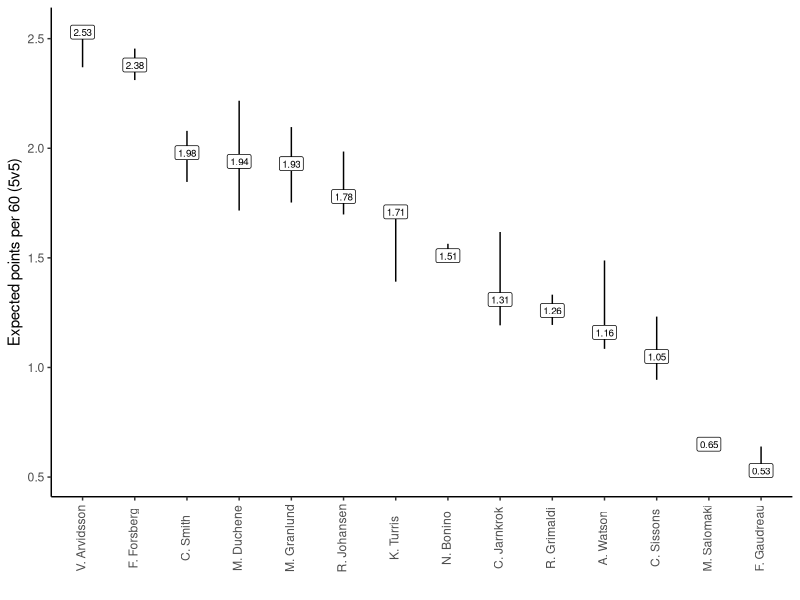
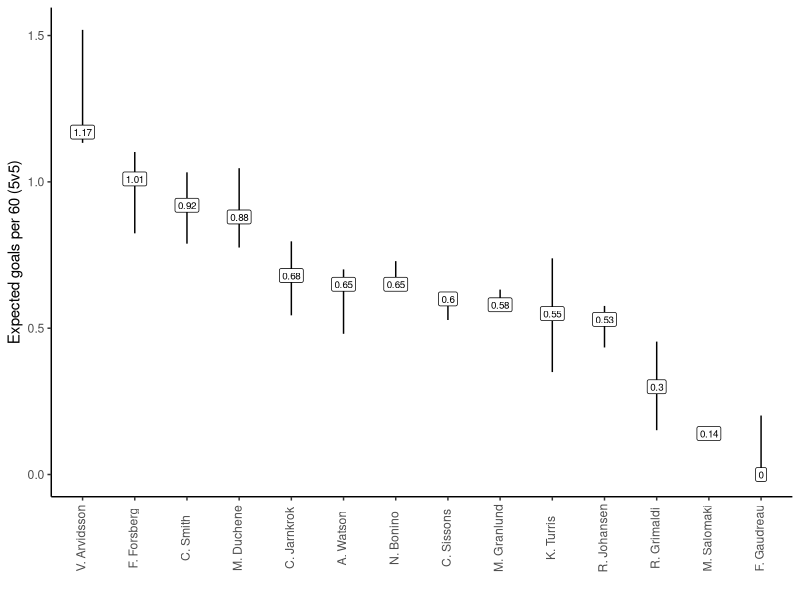
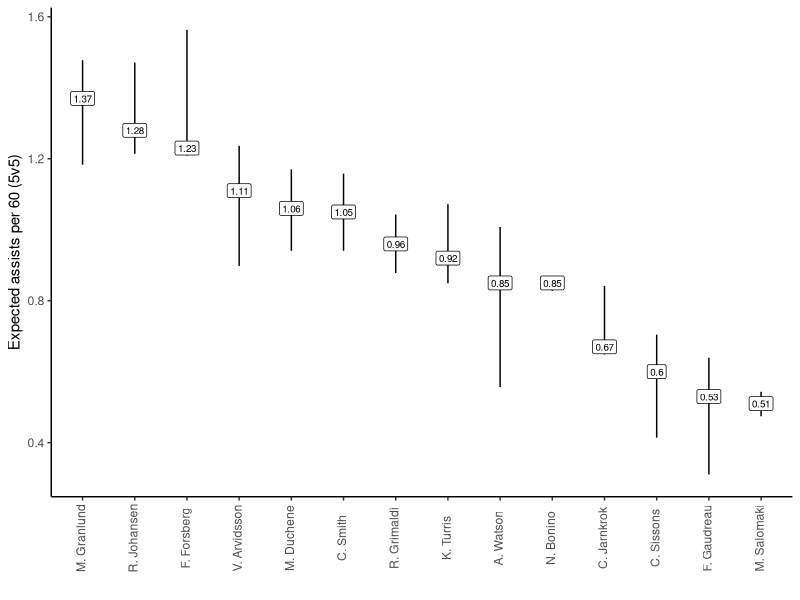
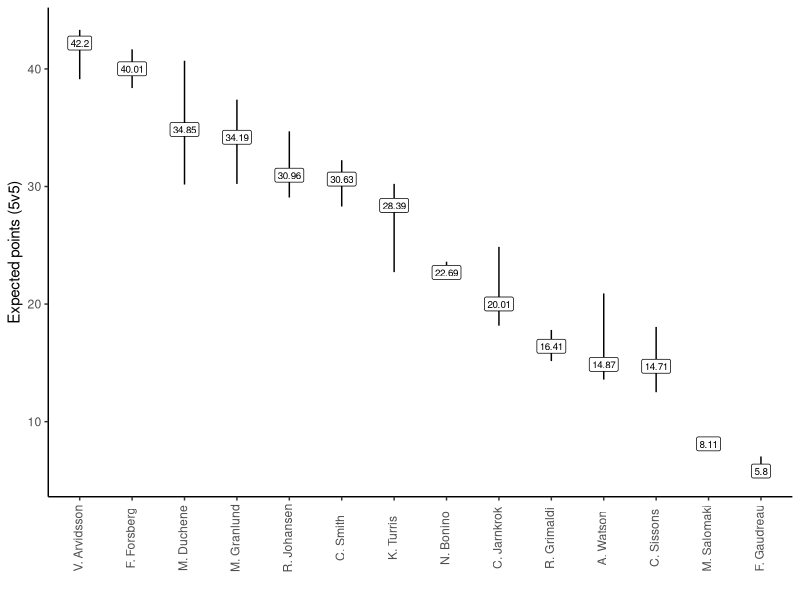
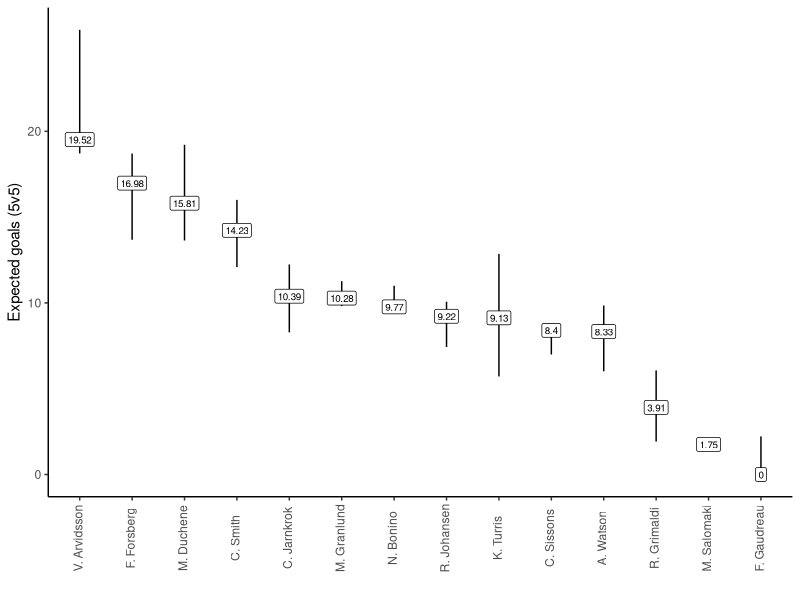
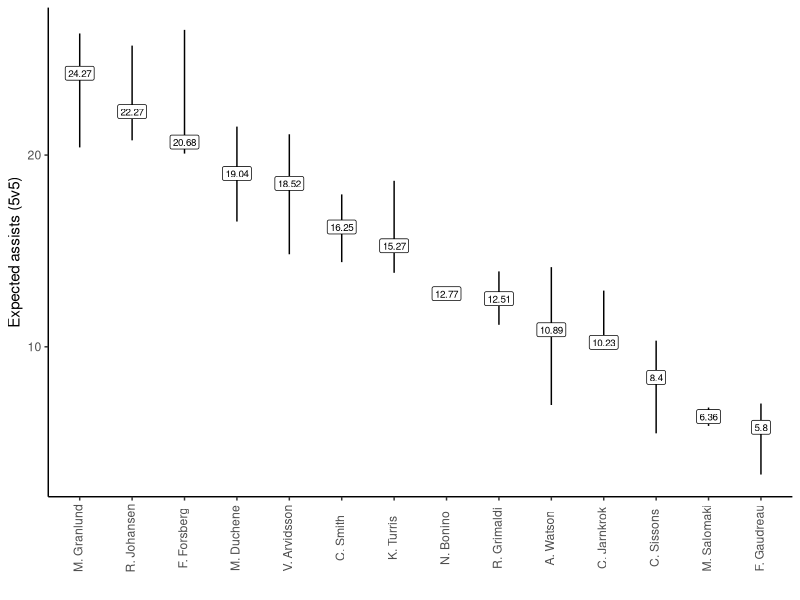

These figures' R source, in order:
## ---- chunk 1
library(readr)
library(tidyverse)
scoring <- read_csv("scoring - Sheet1.csv")
head(scoring)

scoring <- scoring %>% 
  mutate(pts=round((pts_60/60)*toi)) %>% 
  select(player,pts,everything())
## ---- chunk 2
scoring <- scoring %>% 
  mutate(season=as.character(season))

df <- scoring %>% 
  group_by(player_disp,season) %>% 
  summarize(season_pts=sum(pts),
            season_pts_60=mean(pts_60),
            season_g=sum(g_60),
            season_g_60=mean(g_60),
            season_a=sum(a_60),
            season_a_60=mean(a_60),
            season_e_toi=(mean(toi)*82)) %>% 
  select(player_disp,season,season_e_toi,season_pts_60,season_pts,season_g_60,season_g,season_a_60,season_a) %>% 
  filter(season_pts_60<3,season_pts_60>0,season %in% c("1617","1718","1819"))
df
## ---- chunk 3
df2 <- df %>% 
  group_by(player_disp) %>% 
  summarize(med_season_pts_60=round(median(season_pts_60),digits=2),
            med_season_g_60=round(median(season_g_60),digits=2),
            med_season_a_60=round(median(season_a_60),digits=2),
            q25_pts_60=quantile(season_pts_60,.25),
            q75_pts_60=quantile(season_pts_60,.75),
            q25_g_60=quantile(season_g_60,.25),
            q75_g_60=quantile(season_g_60,.75),
            q25_a_60=quantile(season_a_60,.25),
            q75_a_60=quantile(season_a_60,.75))
df2

ggplot()+
  geom_pointrange(df2, mapping=aes(x=reorder(player_disp,-med_season_pts_60,sum), 
                           y=med_season_pts_60, 
                           ymin=q25_pts_60, 
                           ymax=q75_pts_60))+
  geom_label(aes(x=df2$player_disp,y=df2$med_season_pts_60),label=df2$med_season_pts_60,size=2.5)+
  xlab("")+
  ylab("Expected points per 60 (5v5)")+
  theme_classic()+theme(axis.text.x = element_text(angle=90,vjust=0.3))

ggplot()+
  geom_pointrange(df2, mapping=aes(x=reorder(player_disp,-med_season_g_60,sum), 
                           y=med_season_g_60, 
                           ymin=q25_g_60, 
                           ymax=q75_g_60))+
  geom_label(aes(x=df2$player_disp,y=df2$med_season_g_60),label=df2$med_season_g_60,size=2.5)+
  xlab("")+
  ylab("Expected goals per 60 (5v5)")+
  theme_classic()+theme(axis.text.x = element_text(angle=90,vjust=0.3))

ggplot()+
  geom_pointrange(df2, mapping=aes(x=reorder(player_disp,-med_season_a_60,sum), 
                           y=med_season_a_60, 
                           ymin=q25_a_60, 
                           ymax=q75_a_60))+
  geom_label(aes(x=df2$player_disp,y=df2$med_season_a_60),label=df2$med_season_a_60,size=2.5)+
  xlab("")+
  ylab("Expected assists per 60 (5v5)")+
  theme_classic()+theme(axis.text.x = element_text(angle=90,vjust=0.3))
## ---- chunk 4
df2 <- df %>% 
  group_by(player_disp) %>% 
  summarize(med_season_pts_60=1.25*(round(median(season_pts_60),digits=2)),
            med_season_g_60=1.25*(round(median(season_g_60),digits=2)),
            med_season_a_60=1.25*(round(median(season_a_60),digits=2)),
            q25_pts_60=1.25*(quantile(season_pts_60,.25)),
            q75_pts_60=1.25*(quantile(season_pts_60,.75)),
            q25_g_60=1.25*(quantile(season_g_60,.25)),
            q75_g_60=1.25*(quantile(season_g_60,.75)),
            q25_a_60=1.25*(quantile(season_a_60,.25)),
            q75_a_60=1.25*(quantile(season_a_60,.75)),
            med_season_toi=median(season_e_toi),
            q25_toi=quantile(season_e_toi,.25),
            q75_toi=quantile(season_e_toi,.75)) %>% 
  mutate(med_g_adj=(round(med_season_g_60*(med_season_toi/82),digits=2))) %>% 
  mutate(q25_g_adj=q25_g_60*(q25_toi/82)) %>% 
  mutate(q75_g_adj=q75_g_60*(q75_toi/82)) %>% 
  mutate(med_a_adj=(round(med_season_a_60*(med_season_toi/82),digits=2))) %>% 
  mutate(q25_a_adj=q25_a_60*(q25_toi/82)) %>% 
  mutate(q75_a_adj=q75_a_60*(q75_toi/82)) %>% 
  mutate(med_pts_adj=(round(med_season_pts_60*(med_season_toi/82),digits=2))) %>% 
  mutate(q25_pts_adj=q25_pts_60*(q25_toi/82)) %>% 
  mutate(q75_pts_adj=q75_pts_60*(q75_toi/82)) 
df2

ggplot()+
  geom_pointrange(df2, mapping=aes(x=reorder(player_disp,-med_pts_adj,sum), 
                           y=med_pts_adj, 
                           ymin=q25_pts_adj, 
                           ymax=q75_pts_adj))+
  geom_label(aes(x=df2$player_disp,y=df2$med_pts_adj),label=df2$med_pts_adj,size=2.5)+
  xlab("")+
  ylab("Expected points (5v5)")+
  theme_classic()+theme(axis.text.x = element_text(angle=90,vjust=0.3))

ggplot()+
  geom_pointrange(df2, mapping=aes(x=reorder(player_disp,-med_g_adj,sum), 
                           y=med_g_adj, 
                           ymin=q25_g_adj, 
                           ymax=q75_g_adj))+
  geom_label(aes(x=df2$player_disp,y=df2$med_g_adj),label=df2$med_g_adj,size=2.5)+
  xlab("")+
  ylab("Expected goals (5v5)")+
  theme_classic()+theme(axis.text.x = element_text(angle=90,vjust=0.3))

ggplot()+
  geom_pointrange(df2, mapping=aes(x=reorder(player_disp,-med_a_adj,sum), 
                           y=med_a_adj, 
                           ymin=q25_a_adj, 
                           ymax=q75_a_adj))+
  geom_label(aes(x=df2$player_disp,y=df2$med_a_adj),label=df2$med_a_adj,size=2.5)+
  xlab("")+
  ylab("Expected assists (5v5)")+
  theme_classic()+theme(axis.text.x = element_text(angle=90,vjust=0.3))

## ---- chunk 5
df_pts <- df %>% 
  group_by(player_disp) %>% 
  summarize(avg_pts = mean(season_pts))

df_new <- scoring %>% 
  group_by(player_disp,season) %>% 
  summarize(season_gp=n(),season_pts=sum(pts)) %>% 
  mutate(full_season_pts=(season_pts/season_gp)*82) %>% 
  summarize(season_avg=mean(full_season_pts))
df_new

df2 %>% 
  mutate(season_avg=df_new$season_avg) %>% 
  mutate(ratio=med_pts_adj/season_avg) %>% 
  select(player_disp,med_pts_adj,season_avg,ratio)
